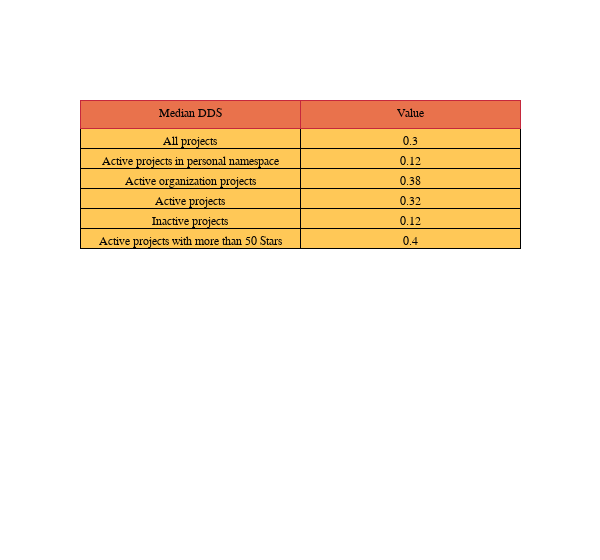

The cell this chart's notebook holds for it:
### Code cell
### KK: this is where a clear object naming convention + comments would really help: is syntax df[df_raw[..]] appropriate here? 
### KK: it might be helpful to plot boxplots for the below scores per category to better show their distribution, including median

df_personal_projects = df_active[df_active["organization"].isna()]
df_organization_projects = df_active[df_active["organization"].notna()]
df_inactive = df_raw[(df_raw["project_active"] == False)]
df_top_stargazers = df_active[(df_active["stargazers_count"] > 100)]

fig = go.Figure(
    data=[
        go.Table(
            header=dict(values=["Median DDS", "Value"],line_color=color_discrete_sequence[4],
                        fill_color=color_discrete_sequence[3]),
            cells=dict(
                        fill_color=color_discrete_sequence[2],
                        line_color='#000000',
                values=[
                    [
                        "All projects",
                        "Active projects in personal namespace",
                        "Active organization projects",
                        "Active projects",
                        "Inactive projects",
                        "Active projects with more than 50 Stars",

                    ],
                    [
                        round(df_raw["development_distribution_score"].median(),2),
                        round(df_personal_projects["development_distribution_score"].median(),2),
                        round(df_organization_projects["development_distribution_score"].median(),2),
                        round(df_active["development_distribution_score"].median(),2),
                        round(df_inactive["development_distribution_score"].median(),2),
                        round(df_top_stargazers["development_distribution_score"].median(),2),
                    ],
                ]
            ),
        )
    ]
)

fig.update_layout(
width=600

)

fig.show()

### Figure 1 — Plotly figure (JSON) as saved in the notebook; plotly's stock layout.template omitted (floating-point values rounded to 4 significant figures)
{"data": [{"cells": {"fill": {"color": "#FFC857"}, "line": {"color": "#000000"}, "values": [["All projects", "Active projects in personal namespace", "Active organization projects", "Active projects", "Inactive projects", "Active projects with more than 50 Stars"], [0.3, 0.12, 0.38, 0.32, 0.12, 0.4]]}, "header": {"fill": {"color": "#E9724C"}, "line": {"color": "#C5283D"}, "values": ["Median DDS", "Value"]}, "type": "table"}], "layout": {"width": 600}}
